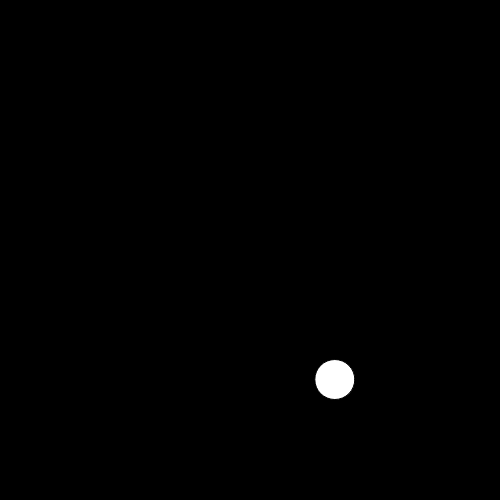
Frame 1 (no input)
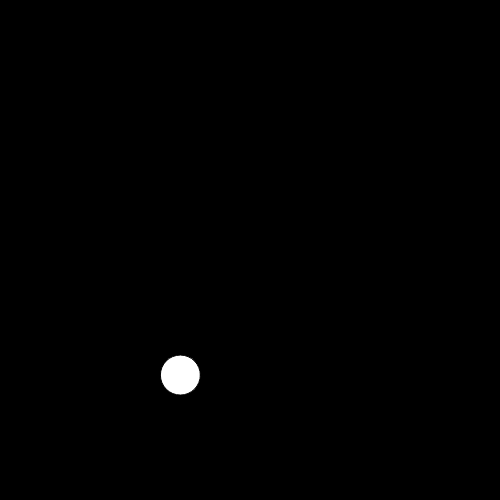
Frame 60 (no input)
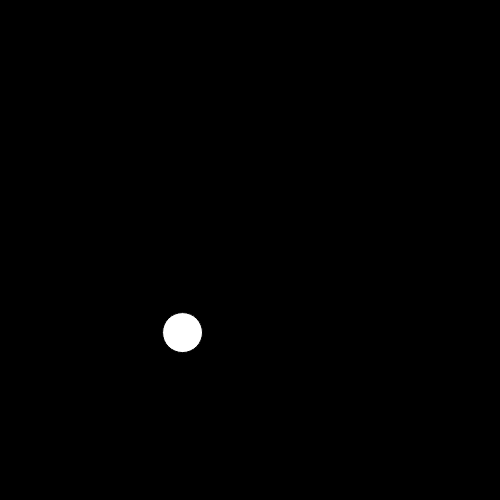
Frame 120 (the mouse pressed at the canvas centre since frame 60)

The p5.js sketch that drew these frames (run headless with seeded random() and noise() and a simulated clock; from frame 60 on, the mouse is pressed at the canvas centre):

// p5.js sketch
// ── sketch.js
const WIDTH = 500;
const HEIGHT = 500;

let xOffset1 = 0;
let xOffset2 = 10000;

function setup() {
    createCanvas(WIDTH, HEIGHT)
}
  
function draw() {
    background(0);
    const noiseVal1 = noise(xOffset1);
    const noiseVal2 = noise(xOffset2);
    const x = map(noiseVal1, 0, 1, 0, WIDTH);
    const y = map(noiseVal2, 0, 1, 0, WIDTH);
    ellipse(x, y, 40, 40);
    xOffset1 += 0.01;
    xOffset2 += 0.01;
}
